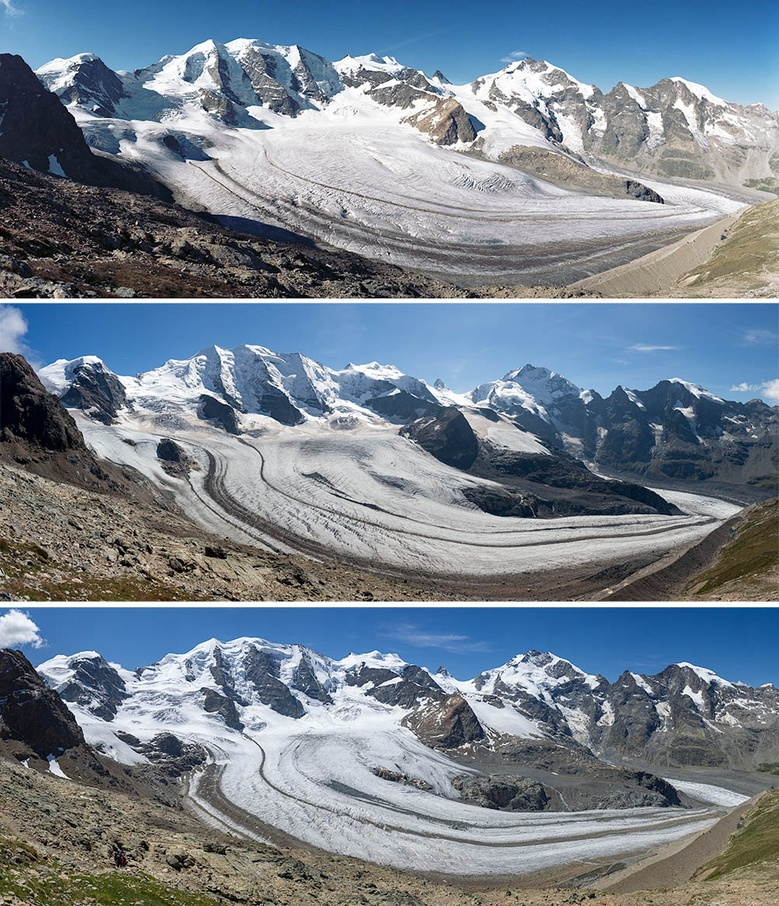
#> input picture src/lib/assets/the_big_melt.jpg, 779 x 906 px, shrunk from 1000 x 1164 before the run, found by its file name
$ python slice_melt.py
#> lines starting #> are read from the running program, lines starting #| are printed output that depends on the picture
from PIL import Image
import os

def slice_image(input_path, output_dir, prefix):
#> called with prefix = 'melt_part'
    img = Image.open(input_path)
#> img is the input picture: PIL image 779x906 RGB; mean R, G, B 117.6, 130.2, 142.6
    width, height = img.size
#> width = 779; height = 906

    # Slice horizontally into 3 even parts
    slice_height = height // 3
#> slice_height = 302

    for i in range(3):
        top = i * slice_height
        bottom = (i + 1) * slice_height if i < 2 else height
        box = (0, top, width, bottom)
        slice_img = img.crop(box)
        slice_img.save(os.path.join(output_dir, f"{prefix}_{i+1}.jpg"), quality=95)
        print(f"Saved {prefix}_{i+1}.jpg")
#> this loop made 3 passes
#> pass 1, in slice_image, `slice_img = img.crop(box)`:
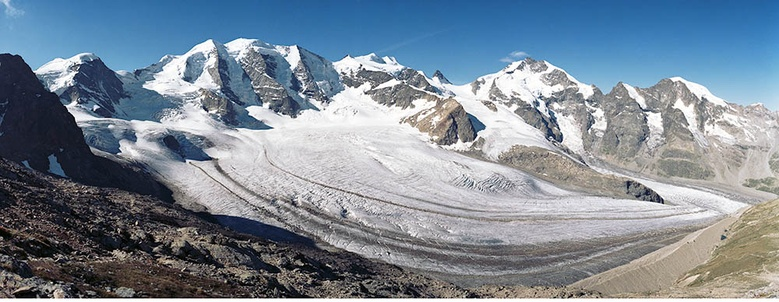
#> slice_img: PIL image 779x302 RGB; mean R, G, B 124.2, 137.3, 150.4
#> pass 2, in slice_image, `slice_img = img.crop(box)`:
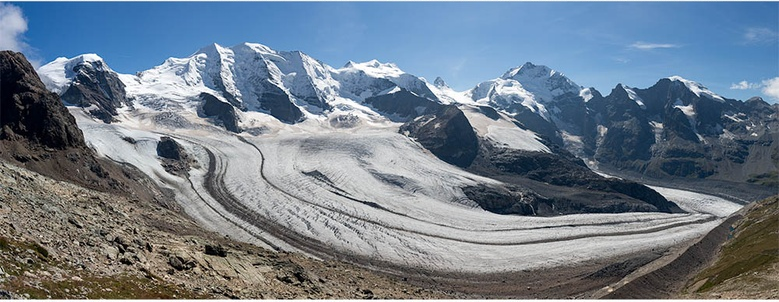
#> slice_img: PIL image 779x302 RGB; mean R, G, B 112.3, 125.7, 139.4
#> pass 3, in slice_image, `slice_img = img.crop(box)`:
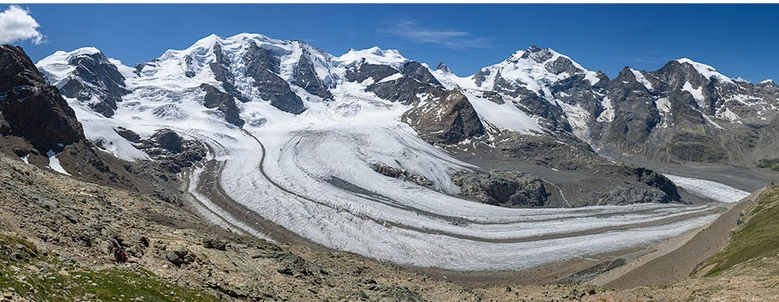
#> slice_img: PIL image 779x302 RGB; mean R, G, B 116.2, 127.6, 138

if __name__ == "__main__":
    input_file = r"c:\Users\johnm\OneDrive\Documents\Technology\glacier\src\lib\assets\the_big_melt.jpg"
    output_folder = r"c:\Users\johnm\OneDrive\Documents\Technology\glacier\src\lib\assets"
    slice_image(input_file, output_folder, "melt_part")

$ run again, with src/lib/assets/melt_part_1.jpg copied over src/lib/assets/the_big_melt.jpg
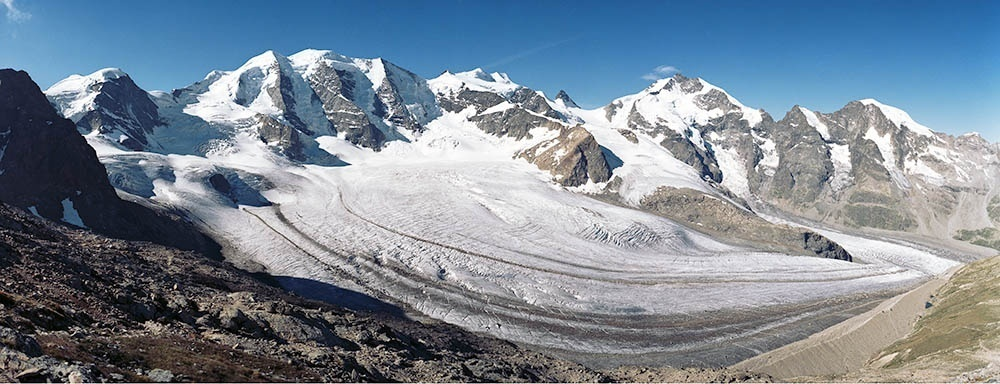
#> input picture src/lib/assets/melt_part_1.jpg, 1000 x 384 px, found by its file name
#> in slice_image, img is the input picture: PIL image 1000x384 RGB; mean R, G, B 122.9, 136.1, 149.3
#> the loop in slice_image, `for i in range(3):` made 3 passes
#> pass 1, in slice_image, `slice_img = img.crop(box)`:
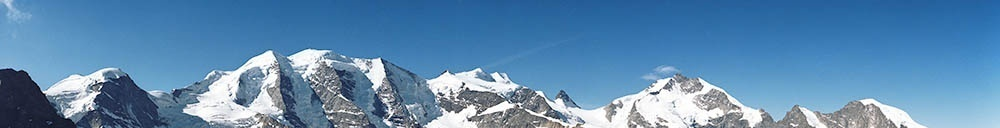
#> slice_img: PIL image 1000x128 RGB; mean R, G, B 94.7, 138.1, 175.8
#> pass 3, in slice_image, `slice_img = img.crop(box)`:
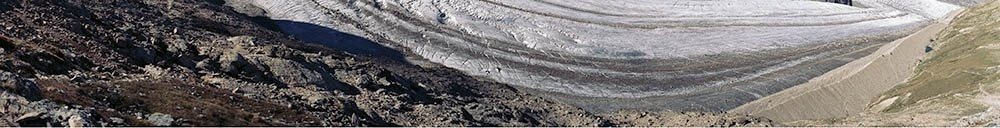
#> slice_img: PIL image 1000x128 RGB; mean R, G, B 116.5, 112, 110

$ run again, with src/lib/assets/melt_part_2.jpg copied over src/lib/assets/the_big_melt.jpg
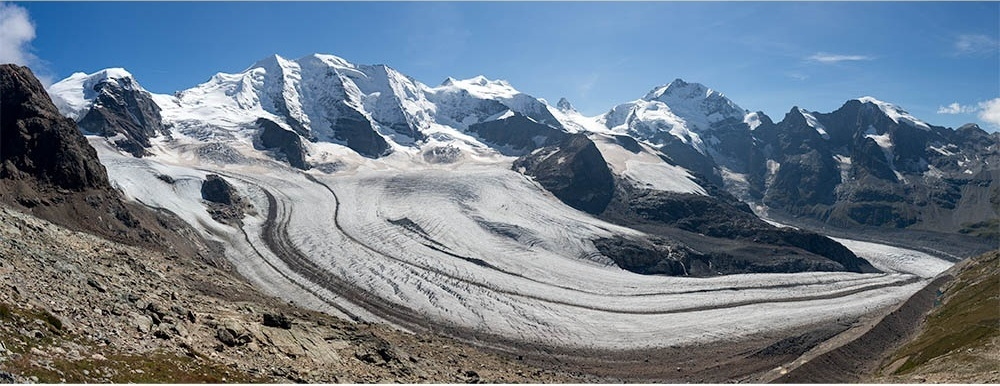
#> input picture src/lib/assets/melt_part_2.jpg, 1000 x 386 px, found by its file name
#> in slice_image, img is the input picture: PIL image 1000x386 RGB; mean R, G, B 111.6, 125.1, 138.9
#> the loop in slice_image, `for i in range(3):` made 3 passes
#> pass 1, in slice_image, `slice_img = img.crop(box)`:
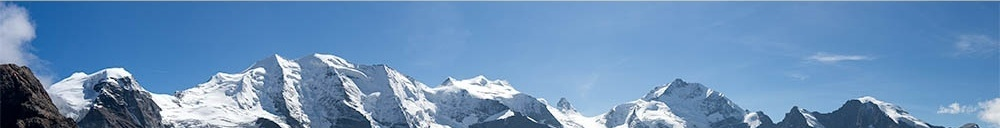
#> slice_img: PIL image 1000x128 RGB; mean R, G, B 105.8, 144.2, 184.9
#> pass 3, in slice_image, `slice_img = img.crop(box)`:
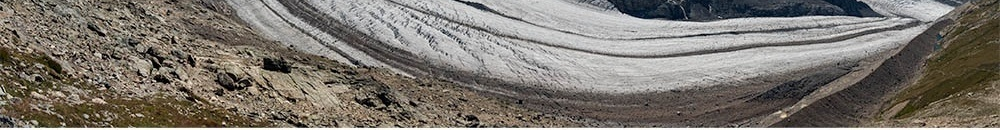
#> slice_img: PIL image 1000x130 RGB; mean R, G, B 123.7, 118.2, 110.6

$ run again, with src/lib/assets/melt_part_3.jpg copied over src/lib/assets/the_big_melt.jpg
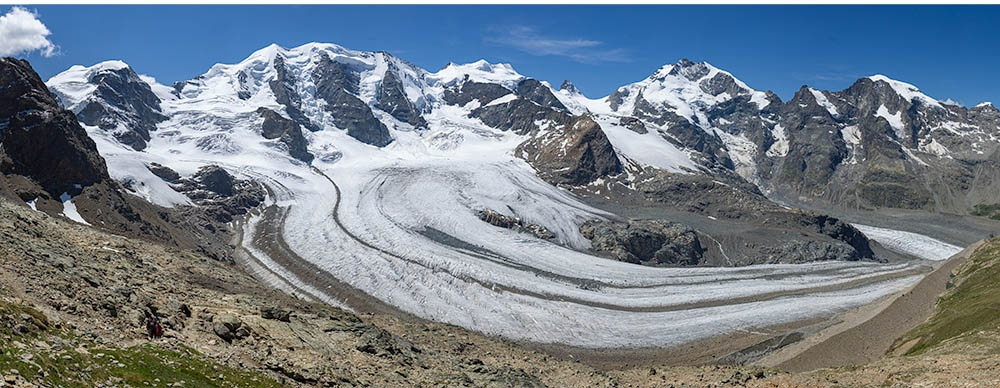
#> input picture src/lib/assets/melt_part_3.jpg, 1000 x 388 px, found by its file name
#> in slice_image, img is the input picture: PIL image 1000x388 RGB; mean R, G, B 116.2, 127.6, 138.1
#> the loop in slice_image, `for i in range(3):` made 3 passes
#> pass 1, in slice_image, `slice_img = img.crop(box)`:
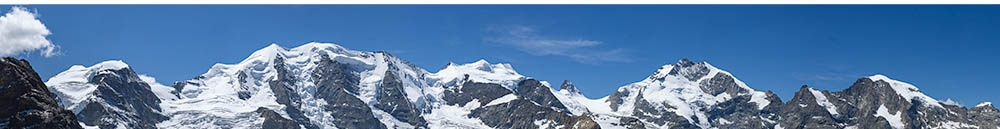
#> slice_img: PIL image 1000x129 RGB; mean R, G, B 92.6, 127.1, 166.3
#> pass 3, in slice_image, `slice_img = img.crop(box)`:
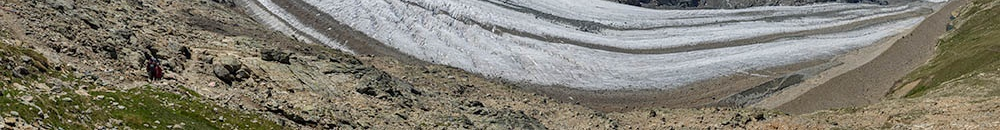
#> slice_img: PIL image 1000x130 RGB; mean R, G, B 129.4, 125.7, 113.3
